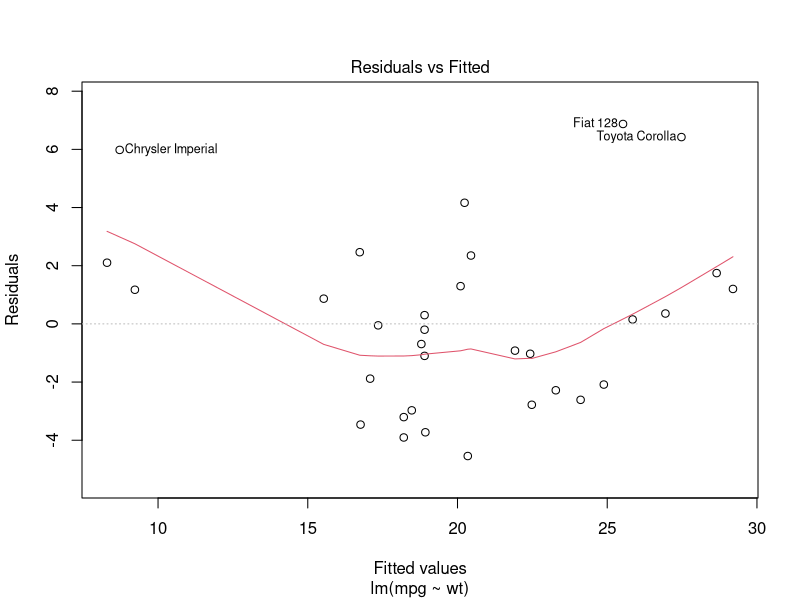
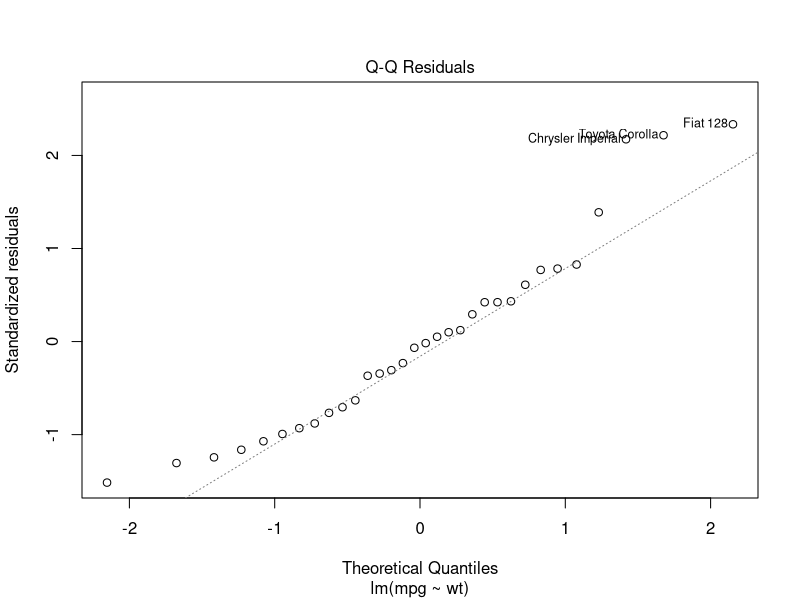
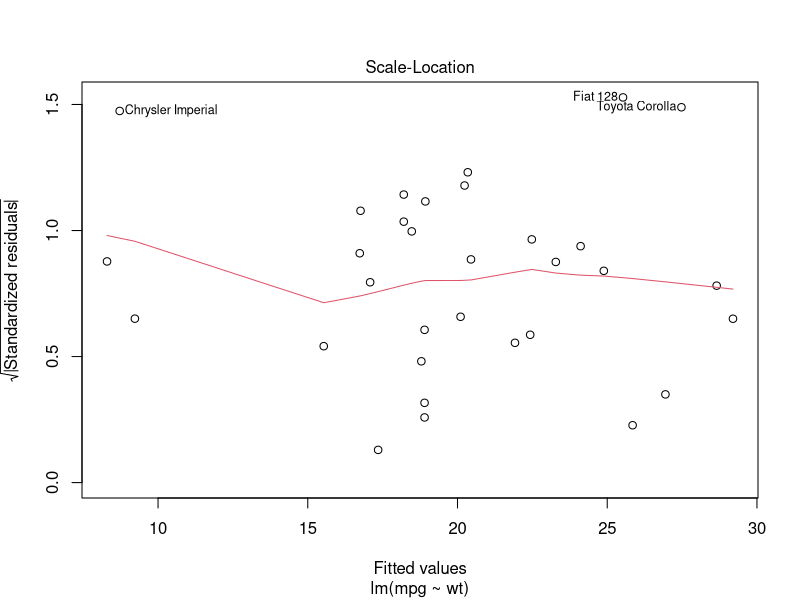
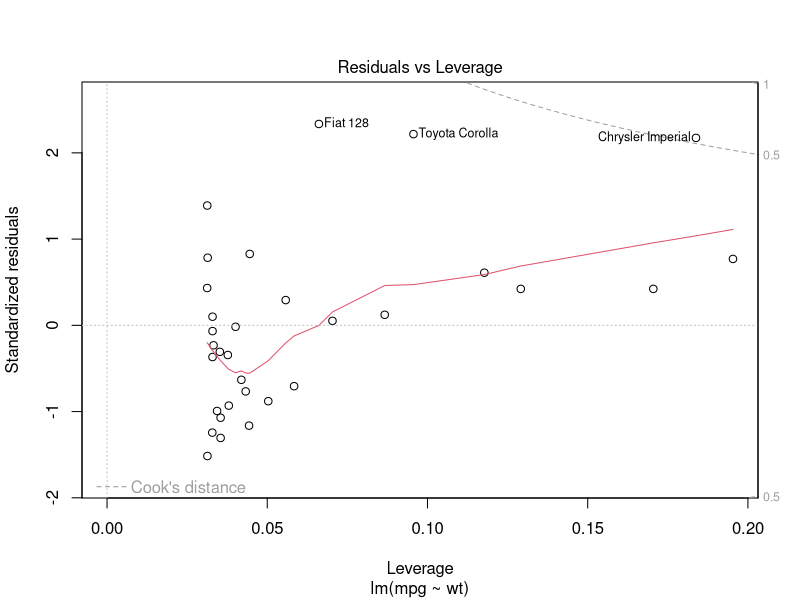
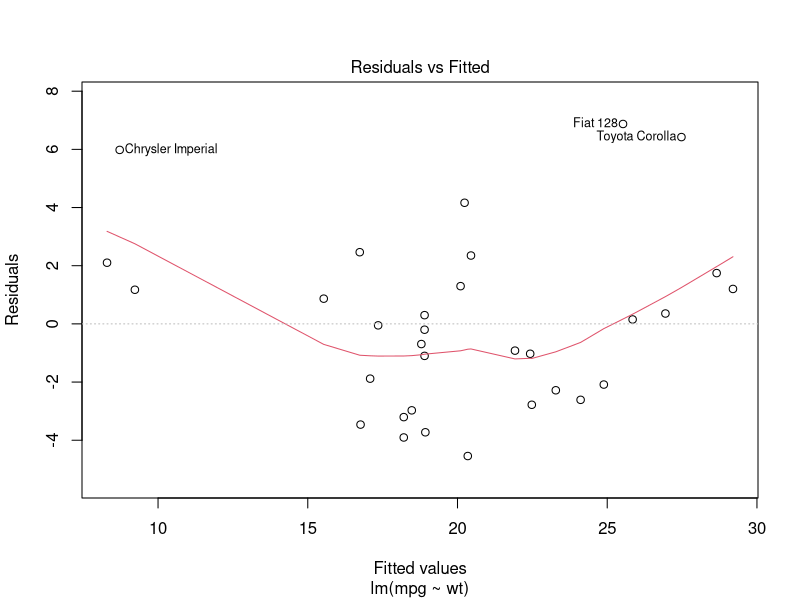
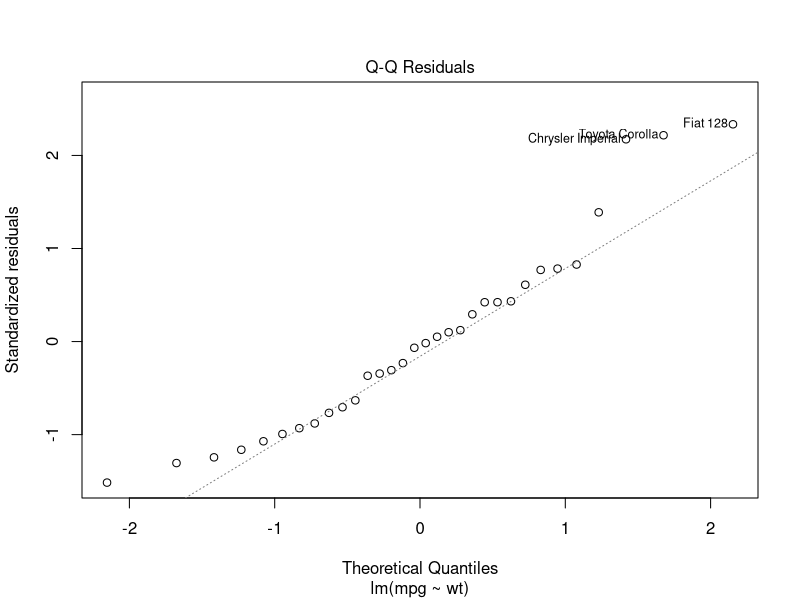
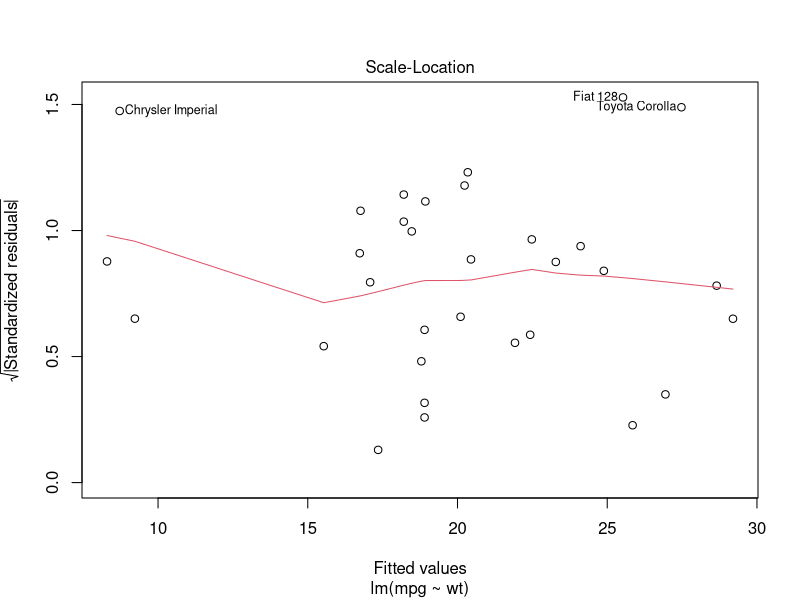
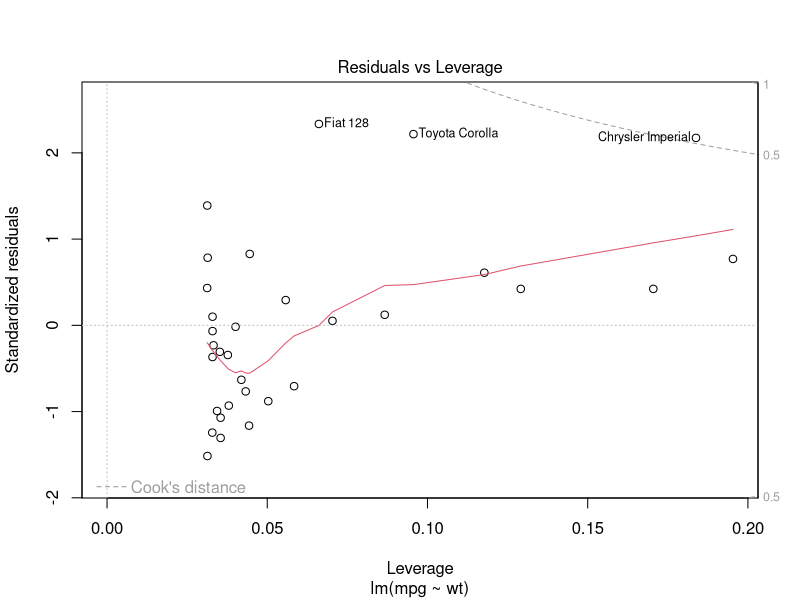

Here is the R script that generated these plots, in order:
names(mtcars)
fit2 = lm(mpg ~ wt, data = mtcars)
summary(fit2)

new4 = data.frame(wt=c(2, 3))
p4 = predict(fit2, newdata = new4)
cbind(new4, p4)
plot(fit2)

new5 = data.frame(wt=c(4, 5))
p5 = predict(fit2, newdata = new5)
cbind(new5, p5)
plot(fit2)
